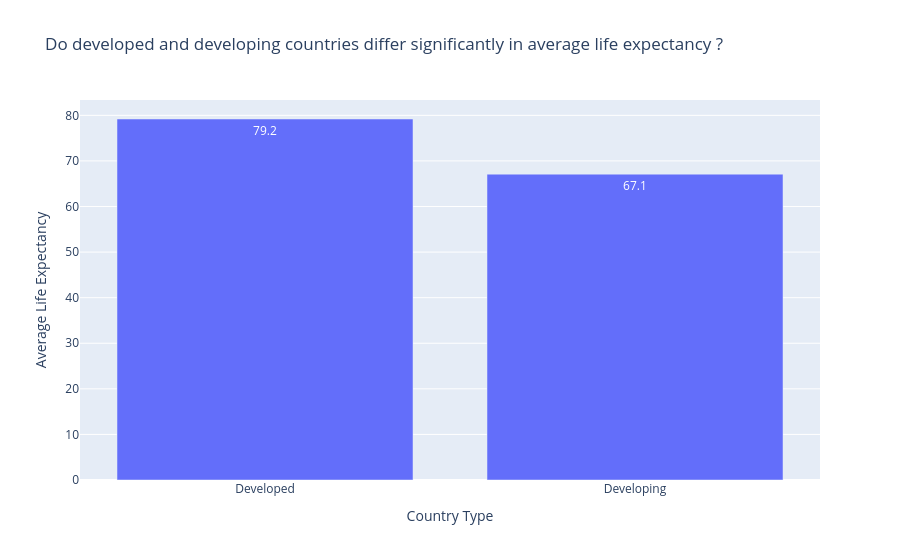

Notebook source saved alongside this figure:
### Code cell
px.bar(data_frame= le_per_status, x= 'Status', y= 'Life_expectancy'
       , labels= {'Status' : 'Country Type', 'Life_expectancy' : 'Average Life Expectancy'},
         title= 'Do developed and developing countries differ significantly in average life expectancy ?',
         text_auto= True)

### Figure 1 — Plotly figure (JSON) as saved in the notebook; plotly's stock layout.template omitted (floating-point values rounded to 4 significant figures)
{"data": [{"alignmentgroup": "True", "hovertemplate": "Country Type=%{x}<br>Average Life Expectancy=%{y}<extra></extra>", "legendgroup": "", "marker": {"color": "#636efa", "pattern": {"shape": ""}}, "name": "", "offsetgroup": "", "orientation": "v", "showlegend": false, "textposition": "auto", "texttemplate": "%{y}", "type": "bar", "x": ["Developed", "Developing"], "xaxis": "x", "y": [79.2, 67.1], "yaxis": "y"}], "layout": {"barmode": "relative", "legend": {"tracegroupgap": 0}, "title": {"text": "Do developed and developing countries differ significantly in average life expectancy ?"}, "xaxis": {"anchor": "y", "domain": [0, 1], "title": {"text": "Country Type"}}, "yaxis": {"anchor": "x", "domain": [0, 1], "title": {"text": "Average Life Expectancy"}}}}
